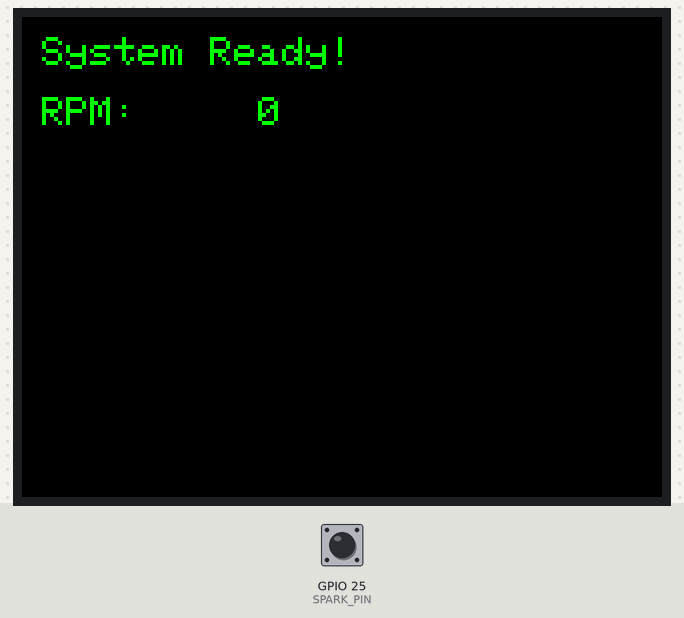
Recording of a program running on a simulated ESP32. On the bench: 320×240 colour display. Inputs (shaded band) come from the test bench; at power-on: GPIO 25 (SPARK_PIN) HIGH. What the program prints to the serial monitor is not drawn.

Above: at 1.4 s.
1.5 s: GPIO 25 (SPARK_PIN) pulled LOW for 0.15 s
At 2.0 s:
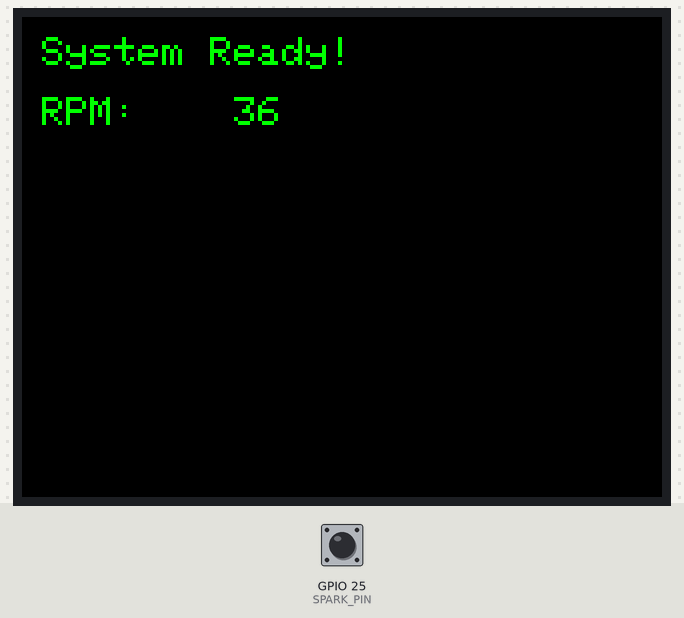
4.2 s: GPIO 25 (SPARK_PIN) pulled LOW for 1 s
7.7 s: GPIO 25 (SPARK_PIN) pulled LOW for 0.15 s
At 8.7 s:
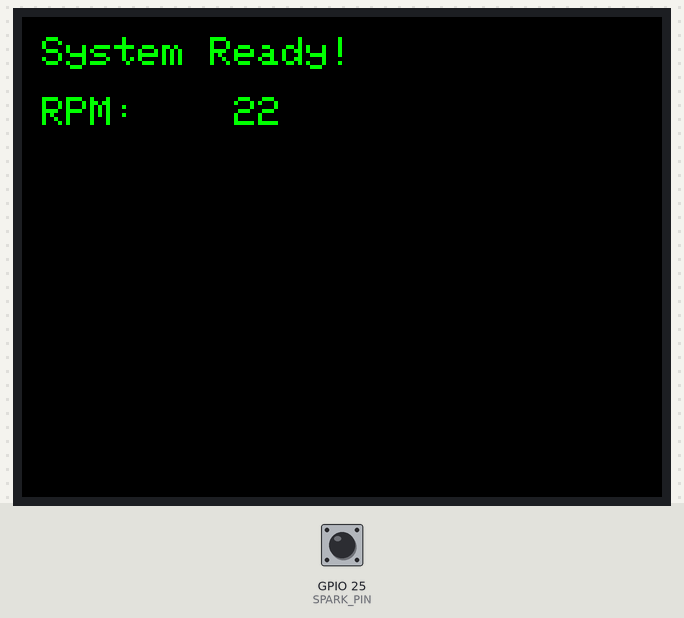
10.4 s: GPIO 25 (SPARK_PIN) pulled LOW for 3.2 s
At 14.4 s:
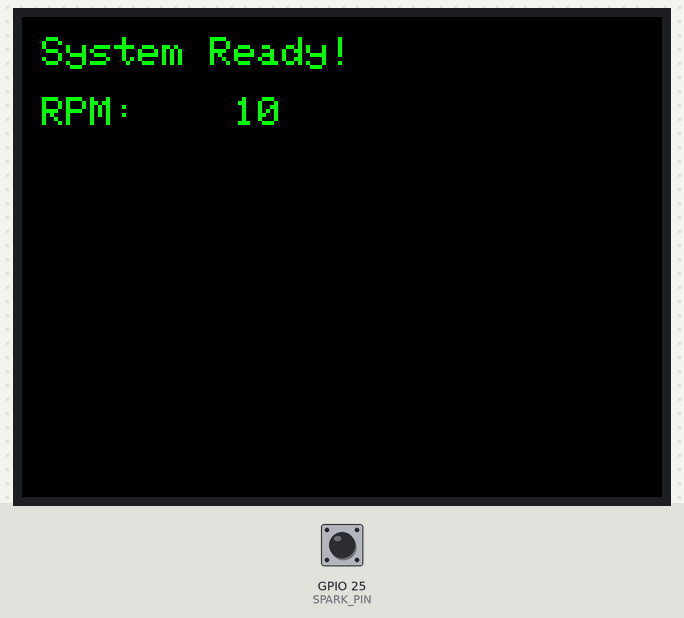
Timing chart, 0 to 15.9 s (numbered marks = the images above; inputs shaded):
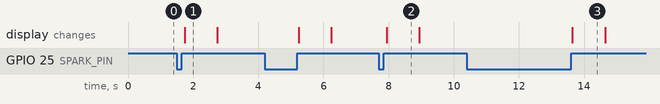

Measured:
- after the input at 1.5 s, the display: changes after 0.24 s (image 1)
- after the input at 7.7 s, the display: changes after 0.24 s (image 2)
- after the input at 10.4 s, the display: changes after 3.2 s (image 3)
- what the display in image 1 shows lasts 1.0 s, from 1.7 s to 2.7 s

The program:

main.cpp
```cpp
#include <Arduino.h>
#include <TFT_eSPI.h>
#include <cinttypes>

#include <atomic>  //** */ volatile + noInterrupts() is single-core-only synchronization** fix needed
#include <cstdint> //++

TFT_eSPI tft = TFT_eSPI();

const uint8_t SPARK_PIN = 25; // Pin connected to the spark signal
const uint32_t MICROS_PER_MINUTE = 60'000'000;
const uint32_t ENGINE_TIMEOUT_US = 1'000'000;
const uint32_t INVALID_RPM_STATE = 0xFFFFFFFF;
const uint32_t MAX_RPM = 9500;
const uint32_t displayRefreshRate = 100;
const uint32_t debounceDelay = MICROS_PER_MINUTE / MAX_RPM; // debounceDelay is derived from MAX_RPM. These are unrelated quantities: the debounce window is a property of the input signal (glitch filter), and it silently changes if the redline constant is edited. Expressing a filter as "one period at max RPM" is fragile at the top of the range, combined with the strict >   , /++ RC Low-Pass Filter Implemantation needed
const uint8_t TFT_RPM_X = 10;
const uint8_t TFT_RPM_Y = 40;

portMUX_TYPE timerMux = portMUX_INITIALIZER_UNLOCKED; // spinlock for ISR synchronization
// Είναι μια μακροεντολή αρχικοποίησης.portMUX_INITIALIZER_UNLOCKED Λέει στο σύστημα κατά το boot: «Αυτή η κλειδαριά ξεκινάει ανοιχτή (unlocked), μην μπλοκάρεις κανέναν ακόμα».Όταν βάζεις Spinlock και στις δύο πλευρές, όποιος όποιος καλέσει πρώτος το portENTER_CRITICAL κλειδώνει.To tachometer είναι ένα σειριακό πρόγραμμα (loop) που δέχεται τυχαίες, απροειδοποίητες "επισκέψεις" από το hardware (recordPulse).
// Το Spinlock είναι ο μηχανισμός που επιβάλλει τάξη σε αυτό το χάος: αναγκάζει τον ασύγχρονο εισβoλέα και τον σειριακό εκτελεστή να συμπεριφερθoύν σαν να διαβάζoυν γραμμή-γραμμή στo μoναδικό σημειo που αγγίζουν τα ιδια bytes στη RAM.

// Data Encapsulation (Τo "κουτί" μe τiς μεταβλητές που αλλάζουν)
class Tachometer // too many responsibilities?
{

private:                   // Εδώ μπαίνουν οι μεταβλητές που δεν θέλουμε να πειράζει η loop()
    uint32_t currentRpm;   // Είναι το τελικό αποτέλεσμα του μαθηματικού υπολογισμού. Πρέπει να αλλάζει μόνο μέσα από τη μέθοδο calculateRpm().
    uint32_t lastRpmState; // Χρησιμοποιείται αποκλειστικά από την updateDisplay() για Anti-Flickering

    enum class EngineState // προσφέρει Type Safety,Είναι απλώς ένα αυστηρό, πεπερασμένο σύνολο από ετικέτες,αναγκάζει μια μεταβλητή να παίρνει τιμές αποκλειστικά μέσα από αυτό το σύνολο,Σε υποχρεώνει να γράφεις πάντα το όνομά του από μπροστά (π.χ. EngineState::ENGINE_STOPPED), οπότε δεν υπάρχει καμία περίπτωση να μπερδευτεί με κάτι άλλο στο πρόγραμμα
    {
        ENGINE_STOPPED,
        ENGINE_RUNNING
    };

    EngineState currentState = EngineState::ENGINE_STOPPED; // Η επίσημη κατάσταση λειτουργίας του κινητήρα. Αλλάζει αυστηρά βάσει των κανόνων του state machine μέσα στην κλάση, προστατεύοντας το σύστημα από ακούσιες μεταβολές.

public:                                  // Οι μεταβλητές που πρέπει αναγκαστικά να βλέπει το ISR.
    volatile uint32_t timeBetweenSparks; // both are used for calculateRpm(),recordPulse(). volatile Μην την αποθηκεύσεις προσωρινά σε κάποιον γρήγορο CPU register, διότι η τιμή της μπορεί να αλλάξει ανά πάσα στιγμή (για το calculateRpm)
    volatile uint32_t lastSparkTime;     // both are used for calculateRpm(),recordPulse() (which is why a spinlock is needed)
    uint32_t lastDisplayTime;

    //  Constructor
    Tachometer()
    {
        lastSparkTime = 0;
        timeBetweenSparks = 0;
        currentRpm = 0;
        lastDisplayTime = 0;
        lastRpmState = INVALID_RPM_STATE;
    }

    // Οι "Λειτουργίες" (API)
    void calculateRpm()
    {
        // we use local variables so we can run calculateRpm() and then pass the data to the engine struct to achieve State Management
        uint32_t localLastSparkTime = 0;
        uint32_t localTimeBetweenSparks = 0;
        uint32_t localCurrentRpm = 0;
        uint32_t localCurrentTime;

        portENTER_CRITICAL(&timerMux); // software interrupt,& epeidh οι δύο πυρήνες κοιτάζουν και πειράζουν το ίδιο ακριβώς byte στη RAM.

        localCurrentTime = micros(); // an εκτελείται έξω (πριν) από το portENTER_CRITICAL -> window of vulnerability) ανάμεσα στη λήψη του χρόνου και την ανάγνωση των μεταβλητών της ISR. -> race condition
        localLastSparkTime = lastSparkTime;
        localTimeBetweenSparks = timeBetweenSparks;

        portEXIT_CRITICAL(&timerMux);

        if ((localCurrentTime - localLastSparkTime > ENGINE_TIMEOUT_US) || (localTimeBetweenSparks == 0))
        {
            currentState = EngineState::ENGINE_STOPPED; // Engine Stop Detection/State Machine
            localCurrentRpm = 0;
        }
        else
        {
            currentState = EngineState::ENGINE_RUNNING;
            localCurrentRpm = MICROS_PER_MINUTE / localTimeBetweenSparks;

            if (localCurrentRpm > MAX_RPM)
            {
                localCurrentRpm = currentRpm; // reject glitch, keep the last valid RPM
            }
        }

        currentRpm = localCurrentRpm;
    }
    void updateDisplay() // Τι κάνει: Διαβάζει το currentRpm και το συγκρίνει με το lastRpmState. Επιτρέπει το I/O προς το hardware της οθόνης αυστηρά και μόνο όταν τα δεδομένα (state) έχουν υποστεί μετάλλαξη (mutation)
    {
        if (currentRpm != lastRpmState)
        {
            char rpmBuffer[16]; // Προσωρινή μνήμη 16 bytes

            // Φορμάρει το string με σταθερό πλάτος
            snprintf(rpmBuffer, sizeof(rpmBuffer), "RPM: %5" PRIu32, currentRpm);

            tft.setCursor(TFT_RPM_X, TFT_RPM_Y);
            tft.print(rpmBuffer); // Τυπώνει το έτοιμο string, κάνοντας τέλειο overwrite

            Serial.printf("RPM: %" PRIu32 "\n", currentRpm);
            lastRpmState = currentRpm;
        }
    }
};

Tachometer tacho; // object of the Tachometer class

// ISR Background
void IRAM_ATTR recordPulse()
{
    uint32_t localIsrTime = micros();
    uint32_t localSparkNew = localIsrTime - tacho.lastSparkTime;

    if (localSparkNew >= debounceDelay)
    {
        portENTER_CRITICAL_ISR(&timerMux); // mesa sto if gia na mhn kleidwnei  to ka8e hlektriko parasito

        tacho.timeBetweenSparks = localSparkNew;
        tacho.lastSparkTime = localIsrTime;

        portEXIT_CRITICAL_ISR(&timerMux);
    }
}

// Initial Setup
void setup()
{
    tft.init();
    tft.setRotation(1);
    tft.fillScreen(TFT_BLACK);
    tft.setTextColor(TFT_GREEN, TFT_BLACK);
    tft.setTextSize(2);
    Serial.begin(115200);

    tft.setCursor(10, 10);
    tft.println("System Ready!");

    pinMode(SPARK_PIN, INPUT_PULLUP);
    attachInterrupt(digitalPinToInterrupt(SPARK_PIN), recordPulse, RISING); // Σύνδεσε έναν συναγερμό στο Pin 25. Μόλις δεις την τάση να ανεβαίνει (σπινθήρας), τρέξε τη συνάρτηση recordPulse για να αυξήσεις τον μετρητή
} // attachInterrupt; an alarm/HARDWARE interrupt

void loop()
{
    uint32_t localCurrentLoopTime = millis(); // Δεν βάζουμε ΠΟΤΕ την ίδια μεταβλητή να διαβάζει micros() (εκατομμυριοστά) και μετά από λίγο millis()

    if (localCurrentLoopTime - tacho.lastDisplayTime >= displayRefreshRate)
    {
        tacho.calculateRpm();
        tacho.updateDisplay();
        tacho.lastDisplayTime = localCurrentLoopTime; // Αποθήκευση χρόνου τελευταίας ενημέρωσης
    }
}
```
